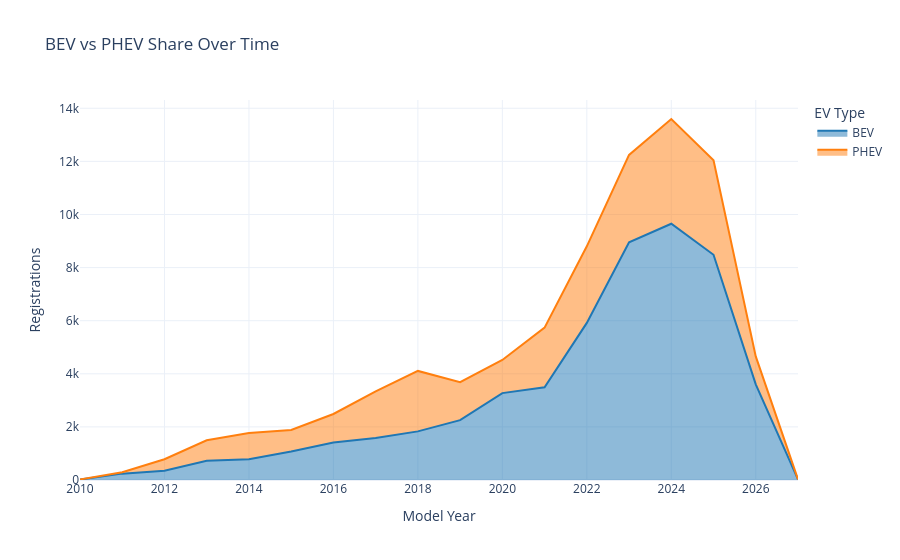

Notebook source saved alongside this figure:
### Code cell
viz.plot_ev_type_over_time(df)

### Figure 1 — Plotly figure (JSON) as saved in the notebook; plotly's stock layout.template omitted (floating-point values rounded to 4 significant figures)
{"data": [{"fillpattern": {"shape": ""}, "hovertemplate": "EV Type=BEV<br>Model Year=%{x}<br>Registrations=%{y}<extra></extra>", "legendgroup": "BEV", "line": {"color": "#1f77b4"}, "marker": {"symbol": "circle"}, "mode": "lines", "name": "BEV", "orientation": "v", "showlegend": true, "stackgroup": "1", "type": "scatter", "x": [2010, 2011, 2012, 2013, 2014, 2015, 2016, 2017, 2018, 2019, 2020, 2021, 2022, 2023, 2024, 2025, 2026, 2027], "xaxis": "x", "y": [19, 240, 345, 724, 786, 1075, 1412, 1586, 1831, 2253, 3272, 3493, 5918, 8953, 9652, 8482, 3605, 21], "yaxis": "y"}, {"fillpattern": {"shape": ""}, "hovertemplate": "EV Type=PHEV<br>Model Year=%{x}<br>Registrations=%{y}<extra></extra>", "legendgroup": "PHEV", "line": {"color": "#ff7f0e"}, "marker": {"symbol": "circle"}, "mode": "lines", "name": "PHEV", "orientation": "v", "showlegend": true, "stackgroup": "1", "type": "scatter", "x": [2010, 2011, 2012, 2013, 2014, 2015, 2016, 2017, 2018, 2019, 2020, 2021, 2022, 2023, 2024, 2025, 2026], "xaxis": "x", "y": [2, 54, 436, 773, 982, 812, 1075, 1754, 2277, 1429, 1250, 2245, 2883, 3290, 3945, 3562, 1049], "yaxis": "y"}], "layout": {"legend": {"title": {"text": "EV Type"}, "tracegroupgap": 0}, "title": {"text": "BEV vs PHEV Share Over Time"}, "xaxis": {"anchor": "y", "domain": [0, 1], "title": {"text": "Model Year"}}, "yaxis": {"anchor": "x", "domain": [0, 1], "title": {"text": "Registrations"}}}}
